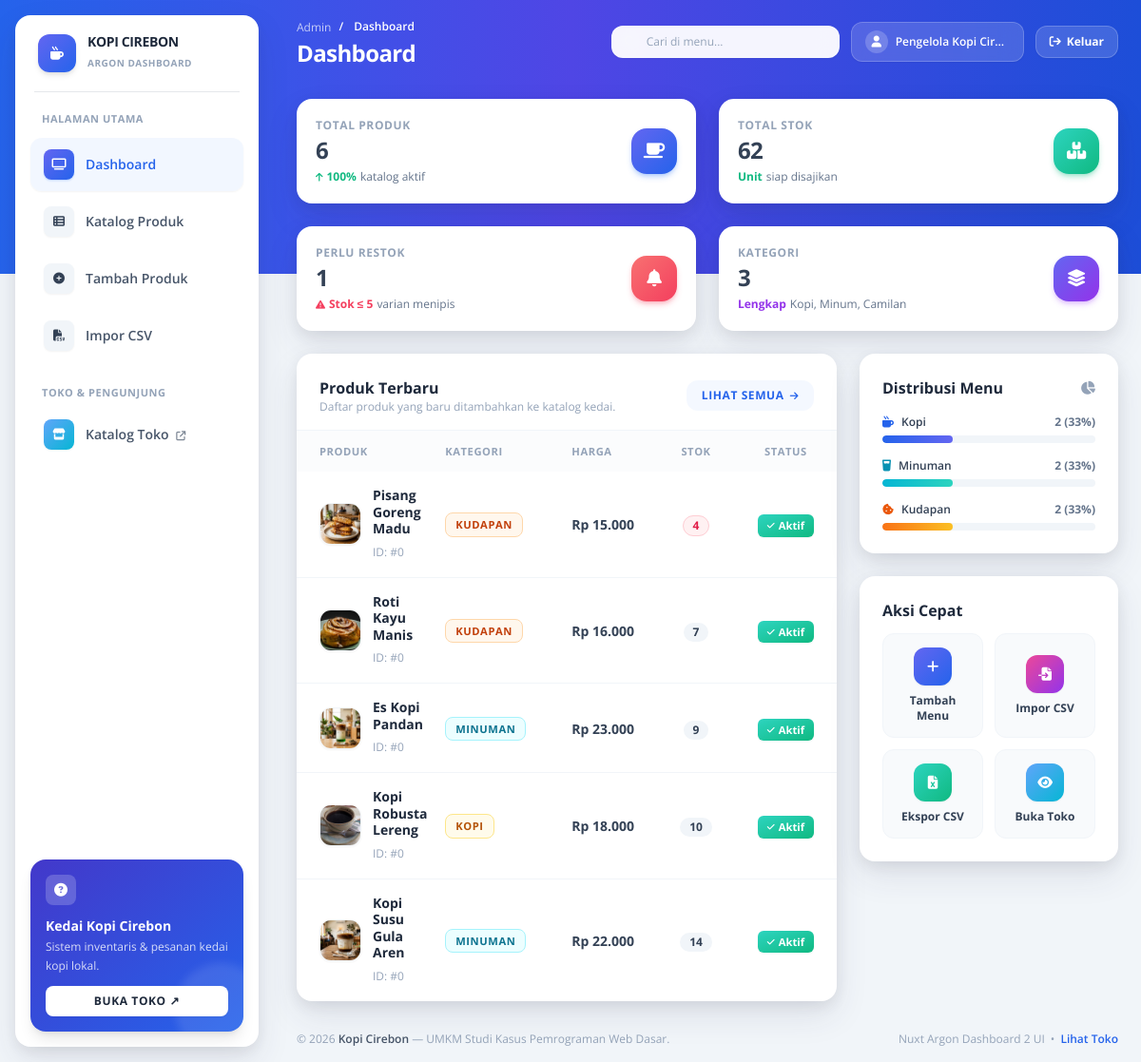
/admin.php (signed in), run on the app's committed database.
### tables this page shows
CREATE TABLE IF NOT EXISTS produk_umkm (
    id BIGINT UNSIGNED NOT NULL AUTO_INCREMENT,
    nama VARCHAR(120) NOT NULL,
    kategori ENUM('Kopi', 'Minuman', 'Kudapan') NOT NULL,
    deskripsi VARCHAR(1000) NOT NULL DEFAULT '',
    harga INT UNSIGNED NOT NULL,
    stok INT UNSIGNED NOT NULL DEFAULT 0,
    gambar VARCHAR(255) DEFAULT NULL,
    aktif TINYINT(1) NOT NULL DEFAULT 1,
    created_at TIMESTAMP NOT NULL DEFAULT CURRENT_TIMESTAMP,
    updated_at TIMESTAMP NOT NULL DEFAULT CURRENT_TIMESTAMP ON UPDATE CURRENT_TIMESTAMP,
    PRIMARY KEY (id),
    UNIQUE KEY uq_produk_nama_kategori (nama, kategori),
    KEY idx_produk_aktif_created (aktif, created_at),
    CONSTRAINT chk_produk_harga CHECK (harga > 0),
    CONSTRAINT chk_produk_stok CHECK (stok >= 0)
);

### modules/dashboard/index.php (the view, shortened to what the rows shown need)
<?php
$recent = $pdo->query(
    'SELECT nama, kategori, harga, stok, gambar FROM produk_umkm
     WHERE aktif = 1 ORDER BY created_at DESC LIMIT 5'
)->fetchAll();
?>
<section class="space-y-6">
    <div class="grid grid-cols-1 lg:grid-cols-12 gap-6">
        <div class="lg:col-span-8 relative flex flex-col min-w-0 break-words bg-white shadow-argon-xl rounded-2xl border-0 overflow-hidden">
            <div class="overflow-x-auto">
                <table class="w-full text-left border-collapse">
                    <thead class="bg-slate-50/60">
                        <tr>
                            <th class="px-6 py-3.5 text-xxs font-bold text-slate-400 uppercase tracking-wider">Produk</th>
                            <th class="px-6 py-3.5 text-xxs font-bold text-slate-400 uppercase tracking-wider">Kategori</th>
                            <th class="px-6 py-3.5 text-xxs font-bold text-slate-400 uppercase tracking-wider">Harga</th>
                            <th class="px-6 py-3.5 text-xxs font-bold text-slate-400 uppercase tracking-wider text-center">Stok</th>
                            <th class="px-6 py-3.5 text-xxs font-bold text-slate-400 uppercase tracking-wider text-center">Status</th>
                        </tr>
                    </thead>
                    <tbody class="divide-y divide-slate-100">
                        <?php foreach ($recent as $product): ?>
                            <tr class="hover:bg-slate-50/60 transition-colors">
                                <td class="px-6 py-4">
                                    <div class="flex items-center gap-3">
                                        <img src="<?= e(product_image_url($product['nama'], $product['kategori'], $product['gambar'] ?? null)) ?>" alt="<?= e($product['nama']) ?>" class="h-11 w-11 rounded-xl object-cover shadow-sm border border-slate-100 shrink-0" onerror="this.onerror=null; this.src='<?= e(app_url('assets/img/produk/kopi-default.jpg')) ?>';">
                                        <div>
                                            <p class="text-sm font-bold text-slate-800 leading-tight mb-0.5"><?= e($product['nama']) ?></p>
                                            <span class="text-xs text-slate-400">ID: #<?= (int) ($product['id'] ?? 0) ?></span>
                                        </div>
                                    </div>
                                </td>
                                <td class="px-6 py-4">
                                    <span class="inline-block px-2.5 py-1 text-xxs font-bold rounded-lg uppercase tracking-wider <?= $product['kategori'] === 'Kopi' ? 'bg-amber-50 text-amber-700 border border-amber-200' : ($product['kategori'] === 'Minuman' ? 'bg-cyan-50 text-cyan-700 border border-cyan-200' : 'bg-orange-50 text-orange-700 border border-orange-200') ?>">
                                        <?= e($product['kategori']) ?>
                                    </span>
                                </td>
                                <td class="px-6 py-4 whitespace-nowrap">
                                    <span class="text-sm font-bold text-slate-700">Rp <?= number_format((int) $product['harga'], 0, ',', '.') ?></span>
                                </td>
                                <td class="px-6 py-4 text-center">
                                    <span class="inline-block px-2.5 py-0.5 text-xs font-bold rounded-full <?= (int) $product['stok'] <= 5 ? 'bg-rose-50 text-rose-600 border border-rose-200' : 'bg-slate-100 text-slate-700' ?>">
                                        <?= number_format((int) $product['stok'], 0, ',', '.') ?>
                                    </span>
                                </td>
                                <td class="px-6 py-4 text-center">
                                    <span class="inline-flex items-center gap-1 px-2.5 py-1 text-xxs font-bold rounded-md bg-gradient-to-tl from-emerald-500 to-teal-400 text-white shadow-sm">
                                        <i class="fa-solid fa-check text-[9px]"></i> Aktif
                                    </span>
                                </td>
                            </tr>
                        <?php endforeach; ?>
                    </tbody>
                </table>
            </div>
        </div>
    </div>
</section>

### data on the page
produk_umkm: nama+kategori+gambar (picture), nama "Pisang Goreng Madu", id "0", kategori "KUDAPAN", harga "15.000", stok "4"
produk_umkm: nama+kategori+gambar (picture), nama "Roti Kayu Manis", id "0", kategori "KUDAPAN", harga "16.000", stok "7"
produk_umkm: nama+kategori+gambar (picture), nama "Es Kopi Pandan", id "0", kategori "MINUMAN", harga "23.000", stok "9"
produk_umkm: nama+kategori+gambar (picture), nama "Kopi Robusta Lereng", id "0", kategori "KOPI", harga "18.000", stok "10"
produk_umkm: nama+kategori+gambar (picture), nama "Kopi Susu Gula Aren", id "0", kategori "MINUMAN", harga "22.000", stok "14"

### other printed values
$pageTitle "Dashboard"
$_SESSION['user_name'] "Pengelola Kopi Cir…"
$totalItems "6"
$metrics['total_stok'] "62"
$metrics['stok_menipis'] "1"
count($categories) "3"
$cat['kategori'] "Kopi"
$cat['jumlah'] "2"
$percent "33"
$cat['kategori'] "Minuman"
$cat['kategori'] "Kudapan"
